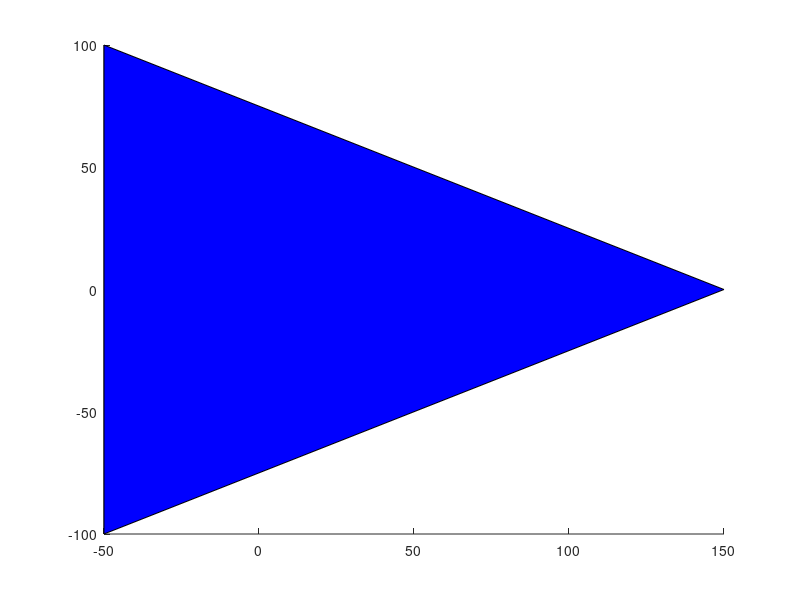

This chart was generated by the following MATLAB code: (Note: this script raises an error after producing the figure.)
close all;
%% Posició del laser del Neato
Robot= [-50 -100 0 1;150 0 0 1;-50 100 0 1]'; % The Robot icon is a triangle
patch(Robot(1,:), Robot(2,:), 'b');

hold on;
%% Obtenció i tria dels punts
punts = llegir();
punts = clean(punts);

%% Cerca de cantonades
% Detecció de cantonades
c = cantonades(punts);
% Només mostrar els punts que formen un petit cluster de la cantonada
c = cluster(c);

%% Mostrar el mapa amb les cantonades marcades
%scatter(0,0,"g");

% Tots els punts
if length(punts) >= 1
    scatter(punts(:,1),punts(:,2),'b');
end
% Punts de les cantonades
if length(c) >= 1
    scatter(c(:,1),c(:,2),'r');
end
axis([-2000 2000 -2000 2000])
hold off;